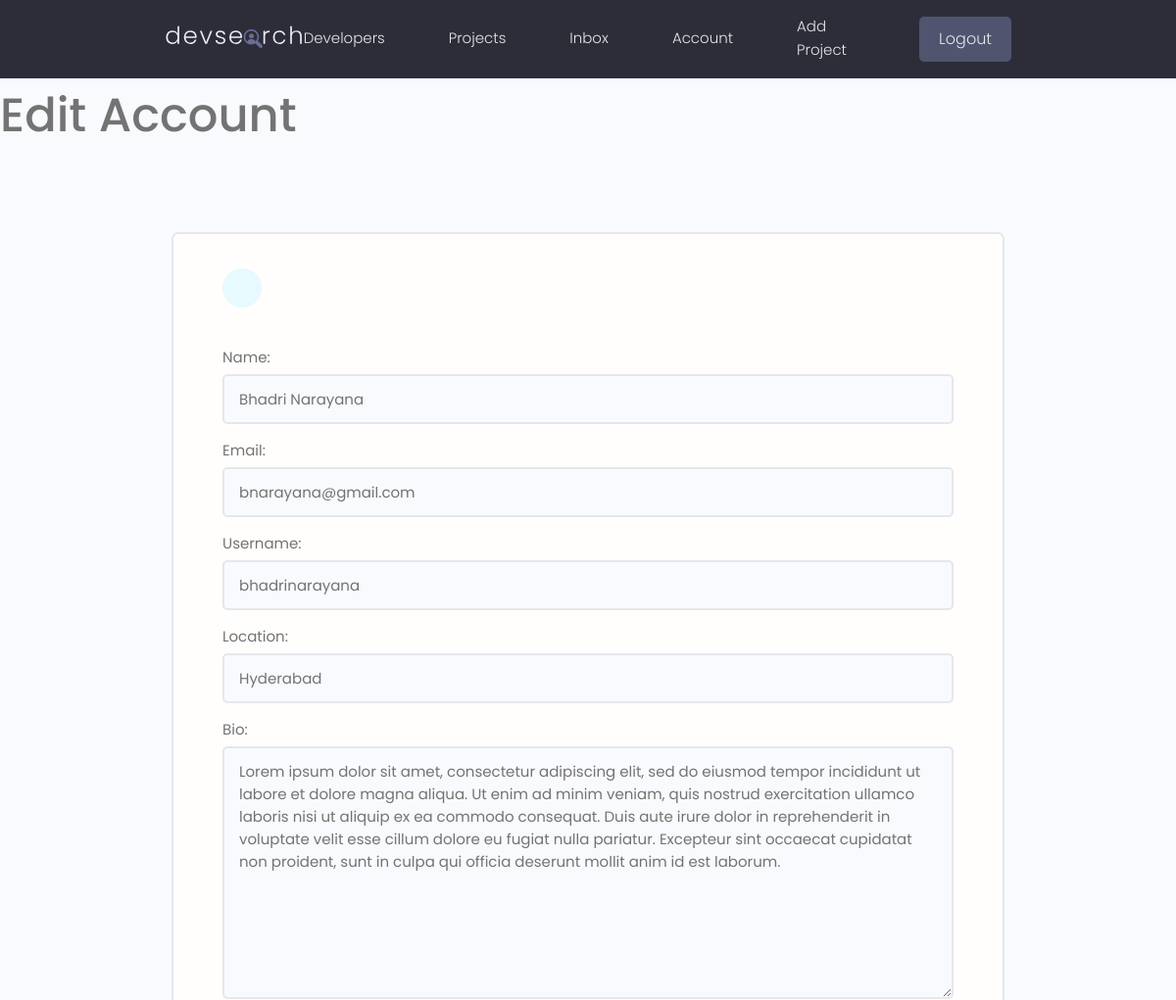
/edit-account/ (signed in, upper part), run on an earlier commit of the app's database.
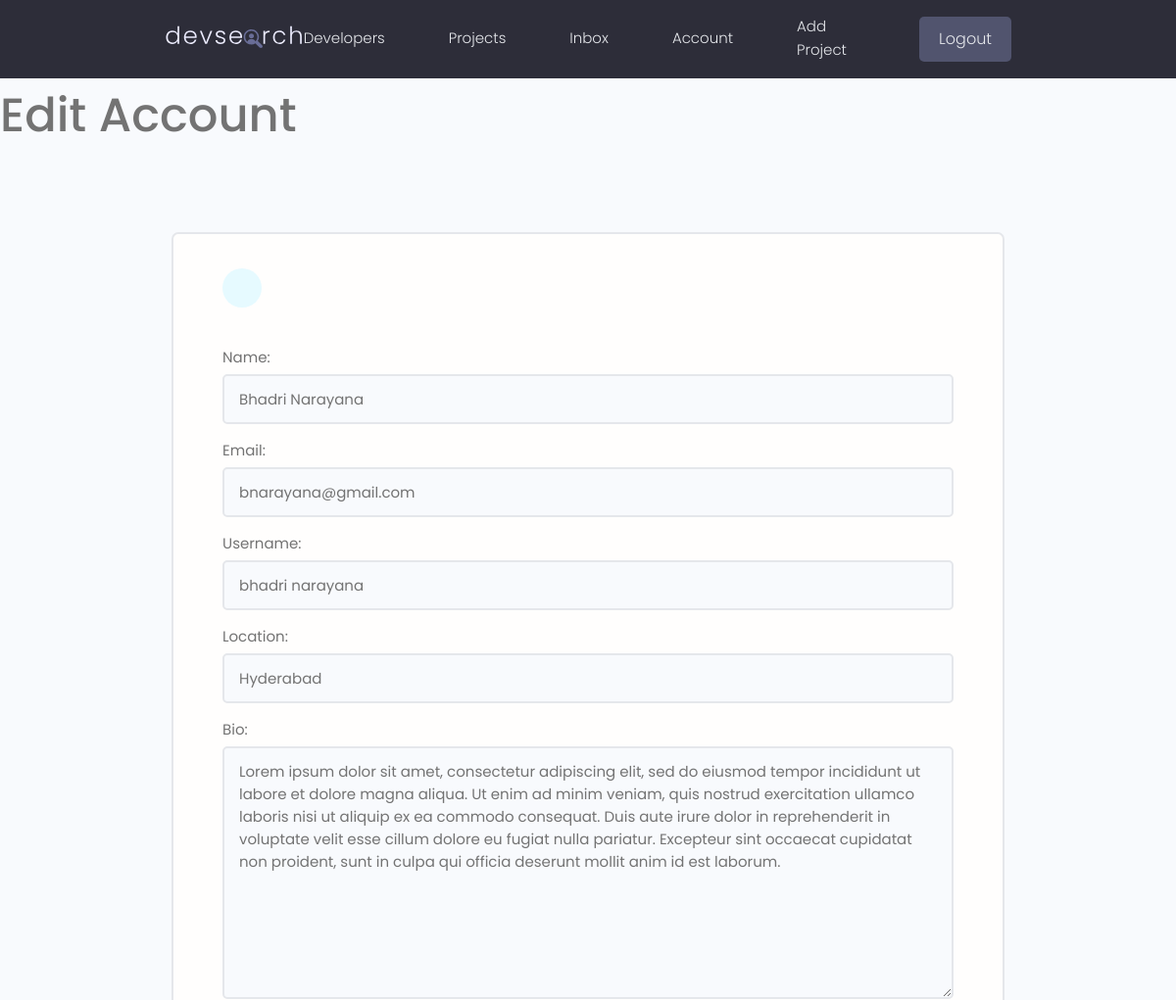
And on a later commit of the database.
### users/models.py (models this page shows, shortened)
class Profile(models.Model):
    user = models.OneToOneField(User, on_delete = models.CASCADE, null = True, blank = True)
    name = models.CharField(max_length = 200, blank = True, null = True)
    username = models.CharField(unique = True, max_length=200, blank = True, null = True)
    location = models.CharField(max_length=200, blank = True, null = True)
    email = models.EmailField(max_length = 500, blank = True, null = True)
    short_intro = models.CharField(max_length = 200, blank = True, null = True)
    bio = models.TextField(blank = True, null = True)
    profile_image = models.ImageField(null = True, blank = True, upload_to = 'profiles/', default="profiles/default.png")
    social_github = models.CharField(max_length = 200, blank=True, null = True)
    social_twitter = models.CharField(max_length = 200, blank=True, null = True)
    social_linkedin = models.CharField(max_length = 200, blank=True, null = True)
    social_youtube = models.CharField(max_length = 200, blank=True, null = True)
    social_website = models.CharField(max_length = 200, blank=True, null = True)
    created = models.DateTimeField(auto_now_add=True)
    id = models.UUIDField(default = uuid.uuid4, primary_key=True, unique=True, editable=False)

### users/views.py (the view, shortened to what this page needs)
# urls.py: path('edit-account/', views.editAccount, name = 'edit-account'),
@login_required(login_url='login')
def editAccount(request):
    profile = request.user.profile
    form = ProfileForm(instance = profile)
    return render(request, 'users/profile_form.html', {'form':form})

### users/forms.py
class ProfileForm(ModelForm):
    class Meta:
        model = Profile
        fields = ['name', 'email', 'username', 'location', 'bio', 'short_intro', 'profile_image', 'social_github', 'social_linkedin', 'social_twitter', 'social_youtube', 'social_website']
    def __init__(self, *args, **kwargs):
        super(ProfileForm, self).__init__(*args, **kwargs)
        for name, field in self.fields.items():
            field.widget.attrs.update({'class': 'input'})

### users/templates/users/profile_form.html (shortened to what this page needs)
{% extends 'main.html' %}
{% block content %}
<h1>Edit Account</h1>
<main class="formPage my-xl">
    <div class="content-box">
        <div class="formWrapper">
            <a class="backButton" href="#"></a>
            <br>
            <form class="form" method="POST" action = "{% url 'edit-account' %}" enctype = "multipart/form-data">
                {% for field in form %}
                <div class="form__field">
                    <label for="formInput#text">{{field.label}}: </label>
                    {{field}}
                </div>
                {% endfor %}
            </form>
        </div>
    </div>
</main>
{% endblock content %}

What changed in the data, as far as the page shows it:
changed Profile "Bhadri Narayana": username "bhadrinarayana" → "bhadri narayana"
